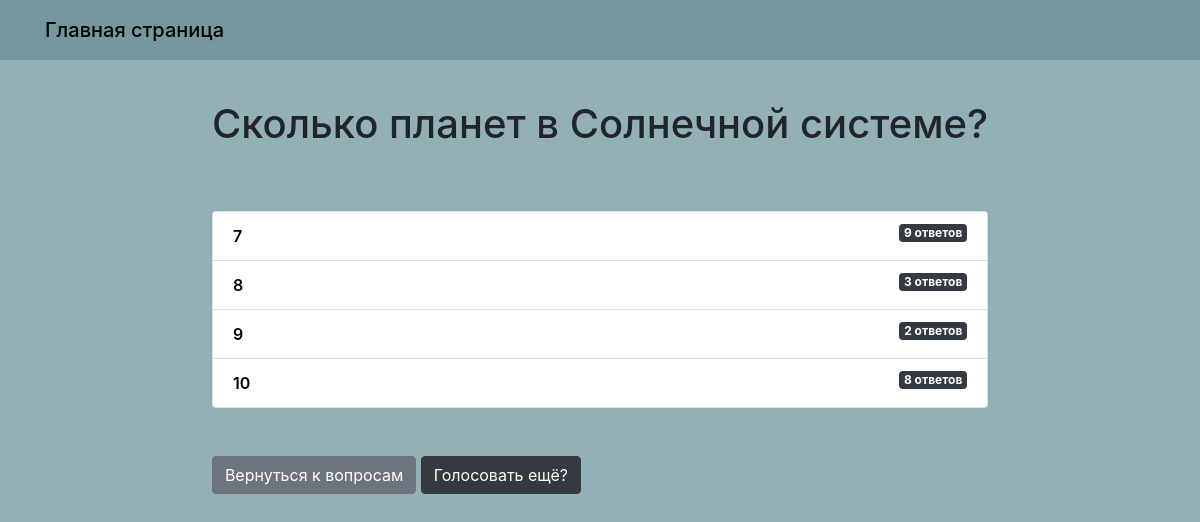
/questions/5/results/, run on an earlier commit of the app's database.
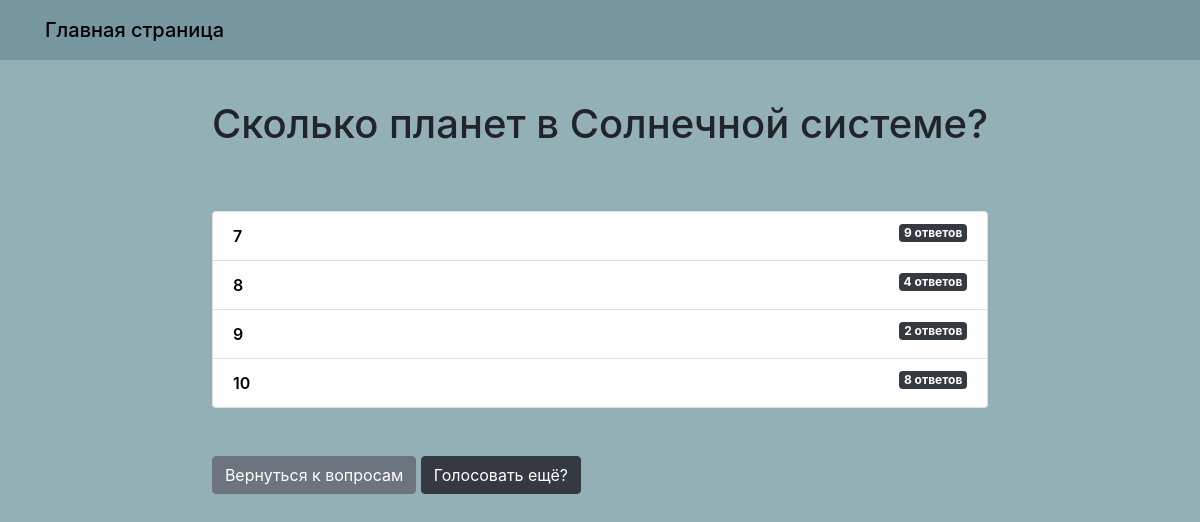
And on a later commit of the database.
### questions/models.py (models this page shows, shortened)
class Choice(models.Model):
    question = models.ForeignKey(Question, on_delete=models.CASCADE)
    choice_text = models.CharField(max_length=255, verbose_name='Ответ')
    votes = models.IntegerField(default=0, verbose_name='голоса')
    class Meta:
        verbose_name = 'Ответ'
        verbose_name_plural = 'Ответы'

### questions/views.py (the view)
# urls.py: path('<int:question_id>/results/', views.results, name='results'),
def results(request, question_id):
    question = get_object_or_404(Question, pk=question_id)
    return render(request, 'questions/results.html', {'question': question})

### templates/questions/results.html
{% extends 'base.html' %}
{% block content %}
    <h1 class="mb-5 text-center">{{ question.question_text }}</h1>
    <ul class="list-group mb-5">
        {% for choice in question.choice_set.all %}
            <li class="list-group-item">
                {{ choice.choice_text }} <span class="badge badge-dark float-right">{{ choice.votes }}
                    ответ{{ choice.votes | pluralize:'ов' }}</span>
            </li>
        {% endfor %}
    </ul>
    <div class="card-body_2">
        <a class="btn btn-secondary" href="{% url 'index' %}">Вернуться к вопросам</a>
        <a class="btn btn-dark" href="{% url 'detail' question.id %}">Голосовать ещё?</a>
    </div>
{% endblock %}

What changed in the data, as far as the page shows it:
changed Choice (number 2 of 4 on the later page): votes "3" → "4"
